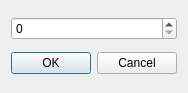
<?xml version="1.0" encoding="UTF-8"?>
<ui version="4.0">
 <class>AddressDialog</class>
 <widget class="QDialog" name="AddressDialog">
  <property name="geometry">
   <rect>
    <x>0</x>
    <y>0</y>
    <width>186</width>
    <height>93</height>
   </rect>
  </property>
  <property name="windowTitle">
   <string>Dialog</string>
  </property>
  <layout class="QGridLayout" name="gridLayout">
   <item row="0" column="0">
    <widget class="QSpinBox" name="spinAddress">
     <property name="maximum">
      <number>65535</number>
     </property>
     <property name="displayIntegerBase">
      <number>16</number>
     </property>
    </widget>
   </item>
   <item row="1" column="0">
    <widget class="QDialogButtonBox" name="buttonBox">
     <property name="orientation">
      <enum>Qt::Horizontal</enum>
     </property>
     <property name="standardButtons">
      <set>QDialogButtonBox::Cancel|QDialogButtonBox::Ok</set>
     </property>
    </widget>
   </item>
  </layout>
 </widget>
 <resources/>
 <connections>
  <connection>
   <sender>buttonBox</sender>
   <signal>accepted()</signal>
   <receiver>AddressDialog</receiver>
   <slot>accept()</slot>
   <hints>
    <hint type="sourcelabel">
     <x>248</x>
     <y>254</y>
    </hint>
    <hint type="destinationlabel">
     <x>157</x>
     <y>274</y>
    </hint>
   </hints>
  </connection>
  <connection>
   <sender>buttonBox</sender>
   <signal>rejected()</signal>
   <receiver>AddressDialog</receiver>
   <slot>reject()</slot>
   <hints>
    <hint type="sourcelabel">
     <x>316</x>
     <y>260</y>
    </hint>
    <hint type="destinationlabel">
     <x>286</x>
     <y>274</y>
    </hint>
   </hints>
  </connection>
 </connections>
</ui>
